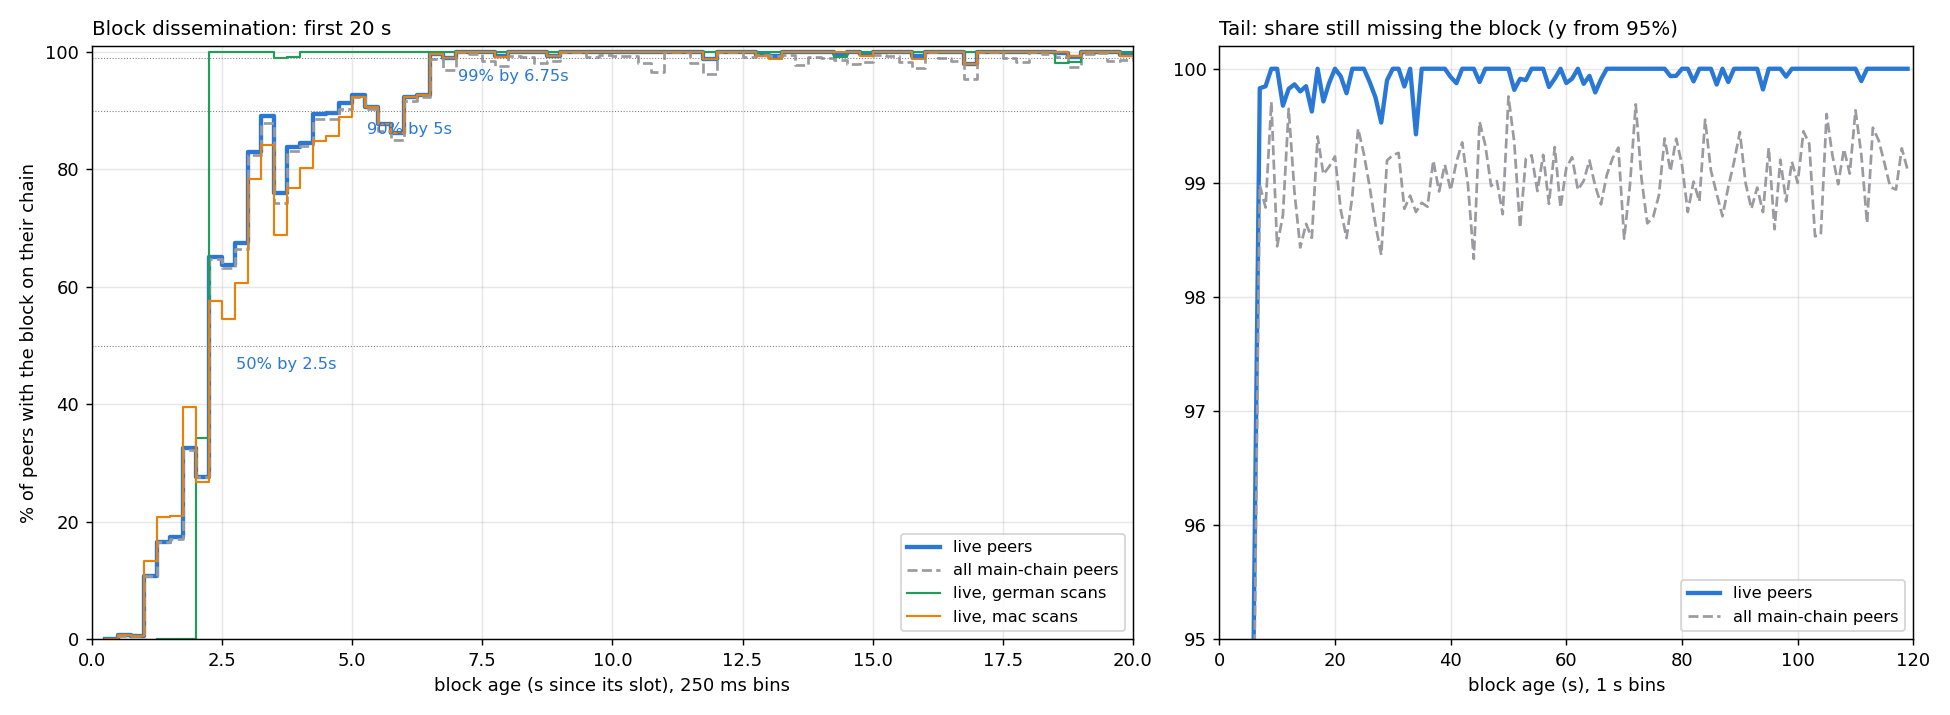

Python code for this plot:
"""Block dissemination delay, inferred from tipscan's GetTip observations.

Every observation is (peer, time t, the peer's tip). For each main-chain
block B created at slot time s_B, a peer whose tip is on the main chain
*has* B at time t iff B is an ancestor-or-self of its tip, i.e.
height(B) <= height(tip). Pooling every (observation, block) pair with
age = t - s_B gives the fraction of peers holding a block as a function of
its age: the network-wide dissemination CDF. Delays are measured to the
point where the peer has *applied* the block (it is on its canonical chain),
from the block's slot start, so they include the proposer's own build time.

Peers not on the main chain at an observation are excluded (stale forks
such as branch B never receive main blocks). "Live" additionally drops
observations whose tip is more than --stuck-after seconds old: those peers
are stalled rather than slow.

Usage: dissemination.py <tipscan.sqlite> [--out dissemination.png]
       [--max-age 120] [--stuck-after 300] [--genesis-ms 1790758800000]
       [--mac-until-scan 57]
"""
import argparse
import sqlite3

import numpy as np
import pandas as pd
import matplotlib
matplotlib.use('Agg')
import matplotlib.pyplot as plt

ap = argparse.ArgumentParser()
ap.add_argument('db')
ap.add_argument('--out', default='dissemination.png')
ap.add_argument('--max-age', type=int, default=120)
ap.add_argument('--stuck-after', type=int, default=300)
ap.add_argument('--genesis-ms', type=int, default=1790758800000)
ap.add_argument('--mac-until-scan', type=int, default=57,
                help='scans up to this id were taken from the Mac (clock ~0.28 s slow)')
a = ap.parse_args()

con = sqlite3.connect(a.db)
blocks = pd.read_sql('SELECT id, parent, slot, height FROM blocks', con).set_index('id')
obs = pd.read_sql('SELECT scan, peer, t, tip, slot, height FROM obs WHERE tip IS NOT NULL', con)

# Main chain = ancestors of the highest block.
parent = blocks.parent.to_dict()
best = blocks.height.idxmax()
main = set()
c = best
while c in parent:
    main.add(c)
    c = parent[c]
main_blocks = blocks[blocks.index.isin(main)].sort_values('height')
mb_h = main_blocks.height.to_numpy()
mb_ms = a.genesis_ms + main_blocks.slot.to_numpy() * 1000

obs = obs[obs.tip.isin(main)].copy()
obs['tip_h'] = obs.tip.map(blocks.height)
obs['tip_age_s'] = (obs.t - (a.genesis_ms + obs.slot * 1000)) / 1000
obs['source'] = np.where(obs.scan <= a.mac_until_scan, 'mac', 'german')


def curve(o, bin_ms=1000, max_age=None):
    """Fraction of (observation, block) pairs where the peer has the block,
    by block age in bins of `bin_ms`."""
    max_age = max_age or a.max_age
    nb = max_age * 1000 // bin_ms + 1
    has = np.zeros(nb)
    tot = np.zeros(nb)
    t = o.t.to_numpy()
    th = o.tip_h.to_numpy()
    # Blocks created in [t - max_age, t] for each observation.
    lo = np.searchsorted(mb_ms, t - max_age * 1000, side='left')
    hi = np.searchsorted(mb_ms, t, side='right')
    for i in range(len(t)):
        if hi[i] <= lo[i]:
            continue
        ages = ((t[i] - mb_ms[lo[i]:hi[i]]) // bin_ms).astype(int)
        h = mb_h[lo[i]:hi[i]] <= th[i]
        np.add.at(tot, ages, 1)
        np.add.at(has, ages, h)
    with np.errstate(invalid='ignore'):
        return has / tot, tot


FINE_MS, FINE_MAX = 250, 20


def reach(frac, p, bin_s=1.0):
    """Age (s, upper edge of the first bin) where the fraction reaches p."""
    idx = np.where(frac >= p)[0]
    return round((idx[0] + 1) * bin_s, 2) if len(idx) else None


def summarize(name, o):
    frac, tot = curve(o)
    fine, ftot = curve(o, FINE_MS, FINE_MAX)
    peers = o.peer.nunique()
    r = {p: reach(fine, p, FINE_MS / 1000) for p in (0.5, 0.75, 0.9, 0.95, 0.99)}
    print(f"{name:26} {len(o):6d} obs  {peers:4d} peers  {int(tot.sum()):8d} pairs  "
          + '  '.join(f"t{int(p*100)}={'%5.2fs' % v if v is not None else '   —  '}" for p, v in r.items())
          + f"  at {a.max_age}s: {np.nanmean(frac[-10:]):.4f}")
    return frac, tot, fine, ftot


live = obs[obs.tip_age_s <= a.stuck_after]
print(f"main chain: {len(main)} blocks; observations on main: {len(obs)} "
      f"(live: {len(live)}, dropped stuck >{a.stuck_after}s: {len(obs) - len(live)})\n")
res = {
    'all main-chain peers': summarize('all main-chain peers', obs),
    'live peers': summarize('live peers', live),
    'live, german scans': summarize('live, german scans', live[live.source == 'german']),
    'live, mac scans': summarize('live, mac scans', live[live.source == 'mac']),
}

fig, (ax, ax2) = plt.subplots(1, 2, figsize=(15, 5.5), gridspec_kw={'width_ratios': [3, 2]})
series = [('live peers', dict(color='#2a78d6', lw=2.4)),
          ('all main-chain peers', dict(color='#9a9aa0', lw=1.5, ls='--')),
          ('live, german scans', dict(color='#1f9e5a', lw=1.2)),
          ('live, mac scans', dict(color='#e8810c', lw=1.2))]
fine_ages = (np.arange(FINE_MAX * 1000 // FINE_MS + 1) + 1) * FINE_MS / 1000
for name, style in series:
    _, _, fine, ftot = res[name]
    ok = ftot >= 30
    ax.step(fine_ages[ok], 100 * fine[ok], where='pre', label=name, **style)
live_fine = res['live peers'][2]
for p in (50, 90, 99):
    ax.axhline(p, color='gray', lw=.6, ls=':')
    v = reach(live_fine, p / 100, FINE_MS / 1000)
    if v is not None:
        ax.annotate(f'{p}% by {v:g}s', (v, p), xytext=(8, -13), textcoords='offset points', fontsize=9, color='#2a78d6')
ax.set_xlim(0, FINE_MAX)
ax.set_ylim(0, 101)
ax.set_xlabel(f'block age (s since its slot), {FINE_MS} ms bins')
ax.set_ylabel('% of peers with the block on their chain')
ax.set_title('Block dissemination: first 20 s', loc='left', fontsize=11)
ax.grid(alpha=.3)
ax.legend(loc='lower right', fontsize=9)

ages = np.arange(a.max_age + 1)
for name, style in series[:2]:
    frac, tot = res[name][:2]
    ok = tot >= 50
    ax2.plot(ages[ok], 100 * frac[ok], label=name, **style)
ax2.set_xlim(0, a.max_age)
ax2.set_ylim(95, 100.2)
ax2.set_xlabel('block age (s), 1 s bins')
ax2.set_title('Tail: share still missing the block (y from 95%)', loc='left', fontsize=11)
ax2.grid(alpha=.3)
ax2.legend(loc='lower right', fontsize=9)
plt.tight_layout()
plt.savefig(a.out, dpi=130)
print(f'\nSaved {a.out}')
